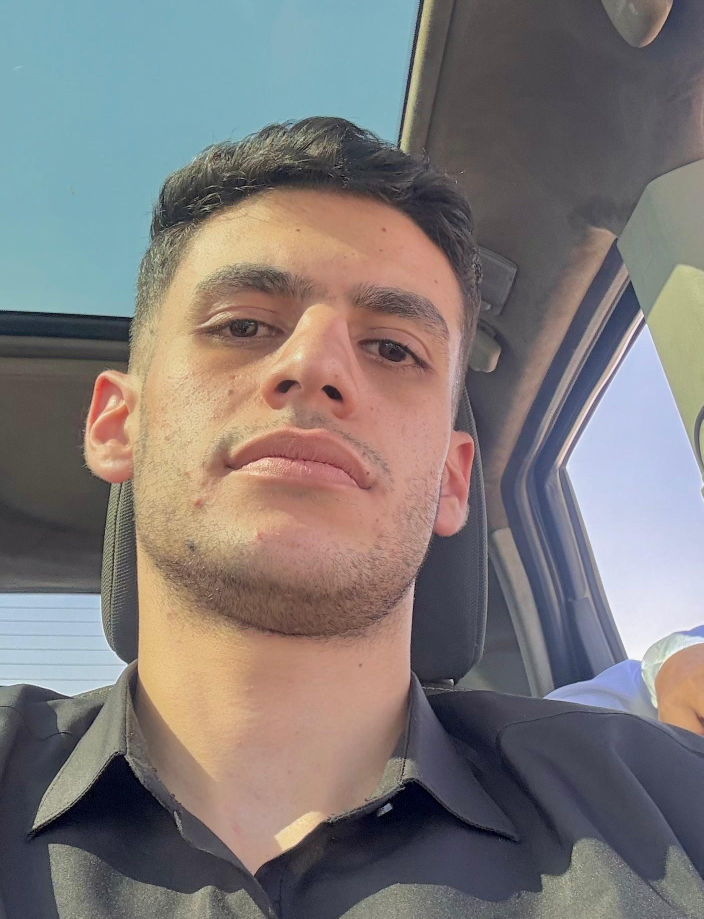
#> input picture before.jpeg, 1407 x 1837 px, given in place of the camera (shown at 1/2 size)
$ jupyter execute --allow-errors CNN_model.ipynb   (text cells are left out)
#> lines starting #> are read from the running program, lines starting #| are printed output that depends on the picture
[cell 1]
import cv2             # Image processing (read, resize, manipulate)
import numpy as np     # Numerical operations on arrays
import tensorflow as tf  # Deep learning framework
import matplotlib.pyplot as plt  # Plot images and graphs

# ==============================
# Keras Layers
# ==============================

from tensorflow.keras.layers import Dropout, Input            # Regularization and input layer
from tensorflow.keras.layers import Flatten, BatchNormalization  # Flatten for Dense layers, normalize activations
from tensorflow.keras.layers import Dense, MaxPooling2D, Conv2D  # Core layers: conv, pool, fully connected
from tensorflow.keras.models import Model                       # Functional API for models
from tensorflow.keras.regularizers import l2                    # L2 weight regularization

# ==============================
# Callbacks
# ==============================

from tensorflow.keras.callbacks import ModelCheckpoint, EarlyStopping  # Save best model, stop early

# ==============================
# Metrics & Visualization
# ==============================

from sklearn.metrics import classification_report, confusion_matrix  # Evaluation metrics
from sklearn.metrics import ConfusionMatrixDisplay                  # Plot confusion matrix
import seaborn as sns  # Stylish plots (heatmaps, etc.)

[cell 2]
print(tf.config.list_physical_devices('GPU'))
#> (this line was passed over: tensorflow is not available in this run)

#> (a cell that did not finish here is left out)

#> (a cell that did not finish here is left out)

[cell 5]
def CNN_EmotionRecognition(input_shape, Emotions_number):
    """Convolutional Neural Network architecture for Emotion Recognition
    Args:
        input_shape (tuple): tuple with the input of the CNN
        Emotions_number (int): The number of predictions emotions

    Returns:
        Keras Model: model
    """
#> further down, frame is the input picture: shape (1837, 1407, 3); mean B, G, R 120.6, 121.8, 127.2
#> `frame = cv2.resize(frame, (1280, 720))`:
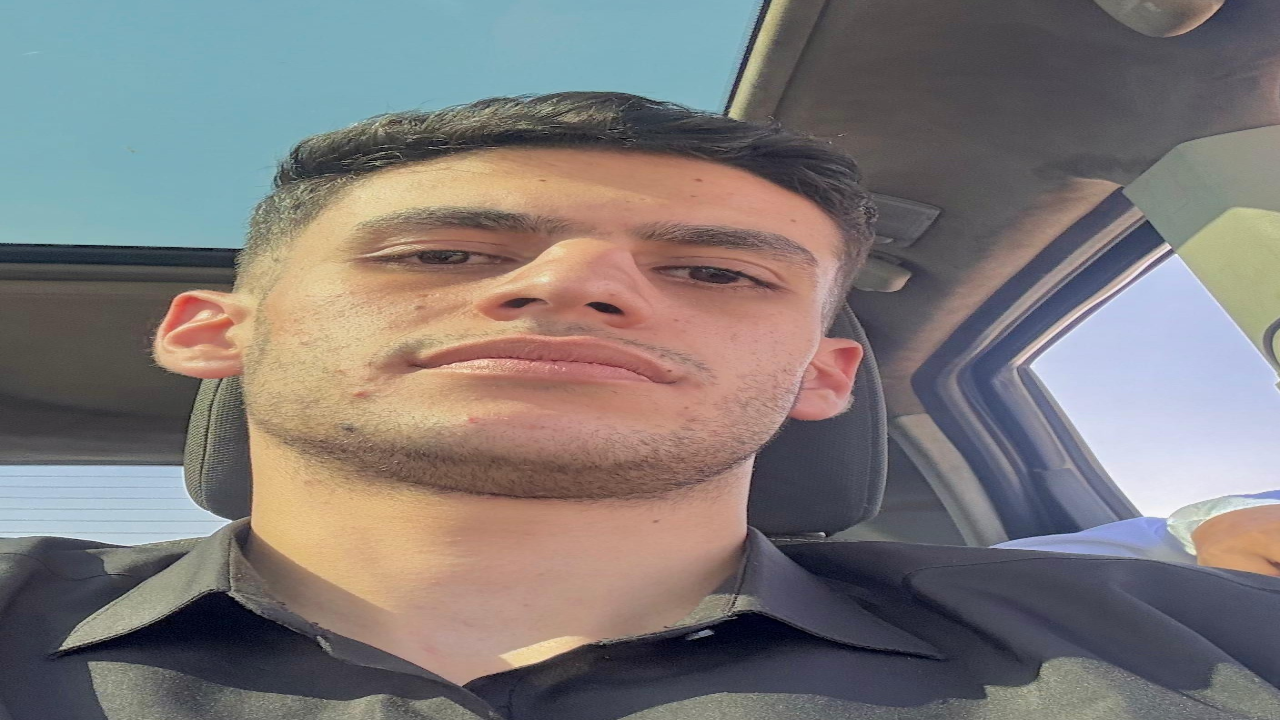
#> frame: shape (720, 1280, 3); mean B, G, R 120.5, 121.7, 127.1
#> `gray_frame = cv2.cvtColor(frame, cv2.COLOR_BGR2GRAY)`:
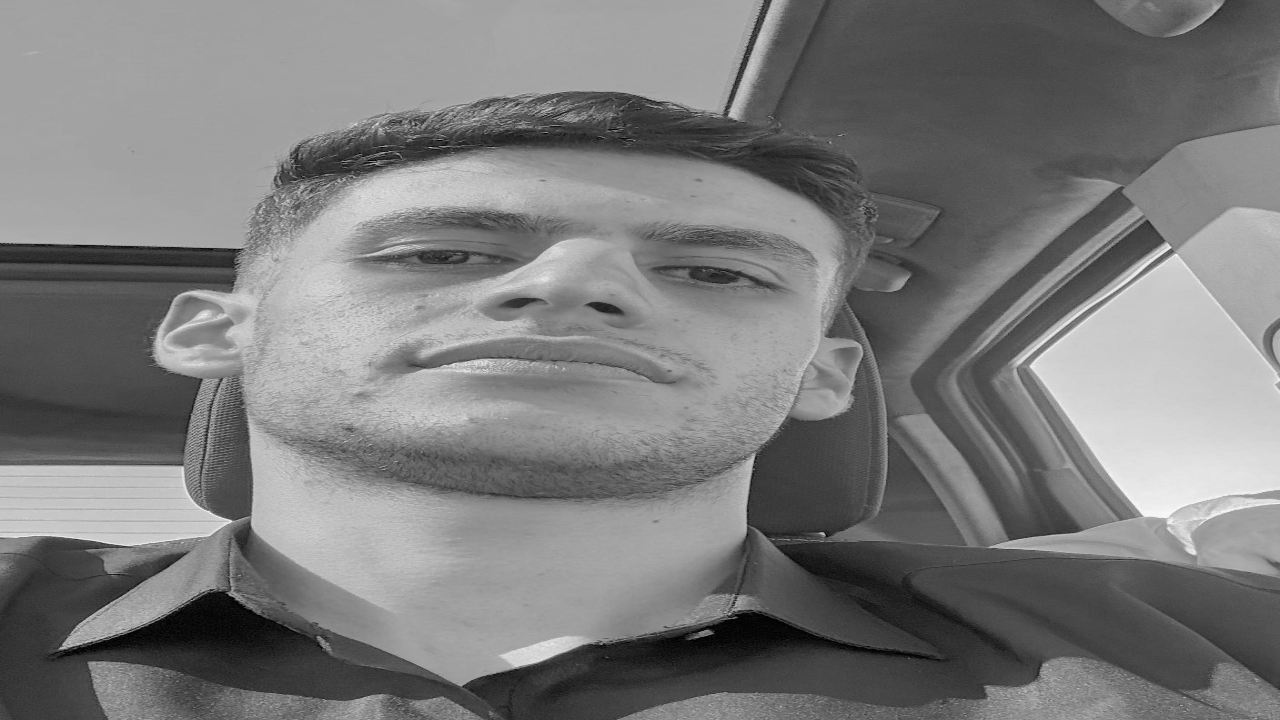
#> gray_frame: shape (720, 1280); min 0, max 251, mean 123.1
#> `num_faces = face_detector.detectMultiScale(gray_frame, scaleFactor= 1...`: num_faces = [[808, 307, 69, 69]]
    input = Input(shape = input_shape)
    # First block
    conv1 = Conv2D(32, (3, 3), padding = 'same', strides=(1, 1), kernel_regularizer=l2(0.001), activation = "relu")(input)
    conv1 = Dropout(0.1)(conv1)
    pool1 = MaxPooling2D(pool_size = (2,2))(conv1)
    bn = BatchNormalization()(pool1)
    # Second block
    conv2 = Conv2D(64,(3, 3), padding = 'same', strides=(1, 1), kernel_regularizer=l2(0.001), activation = "silu")(bn)
    conv2 = Dropout(0.1)(conv2)
    pool2 = MaxPooling2D(pool_size = (2,2))(conv2)
    bn = BatchNormalization()(pool2)
    # Third block
    conv3 = Conv2D(128,(3, 3), padding = 'same', strides=(1, 1), kernel_regularizer=l2(0.001), activation = "silu")(bn)
    conv3 = Dropout(0.1)(conv3)
    pool3 = MaxPooling2D(pool_size = (2,2))(conv3)
    bn = BatchNormalization()(pool3)
    # Fourth block
    conv4 = Conv2D(256, (3, 3), padding = 'same', strides=(1, 1), kernel_regularizer=l2(0.001), activation = "silu")(bn)
    conv4 = Dropout(0.1)(conv4)
    pool4 = MaxPooling2D(pool_size = (2,2))(conv4)
    bn = BatchNormalization()(pool4)
    # Fifth block
    conv5 = Conv2D(128,(5, 5), padding = 'same', strides=(1, 1), kernel_regularizer=l2(0.001), activation = "silu")(bn)
    conv5 = Dropout(0.1)(conv5)
    pool5 = MaxPooling2D(pool_size = (2,2))(conv5)

    flatten = Flatten()(pool5)
    # First dense block
    dense_1 = Dense(512, activation = "silu")(flatten)
    drop_2 = Dropout(0.2)(dense_1)
    bn = BatchNormalization()(drop_2)
    # Second dense block
    dense_2 = Dense(256, activation = "gelu")(bn)
    drop_2 = Dropout(0.2)(dense_2)
    bn = BatchNormalization()(drop_2)

    output = Dense(Emotions_number, activation="softmax")(bn)

    model = Model(inputs=input, outputs=output)

    return model

#> (a cell that did not finish here is left out)

#> (a cell that did not finish here is left out)

[cell 8]
fle_s='Check_points/CNN_FER13.h5'
# Save the best weights of the model during the training process monitoring the val_accuracy
#> (the rest of this cell did not finish here and is left out)

#> (a cell that did not finish here is left out)

#> (a cell that did not finish here is left out)

#> (a cell that did not finish here is left out)

#> (a cell that did not finish here is left out)

[cell 13]
# Testing the model on real time images
cap = cv2.VideoCapture(0)
emotion_dic= {0: 'Angry', 1: 'Fearful', 2: 'Happy', 3: 'Surprised', 4: 'Natural', 5: 'Sad'}

#> (the rest of this cell did not finish here and is left out)
